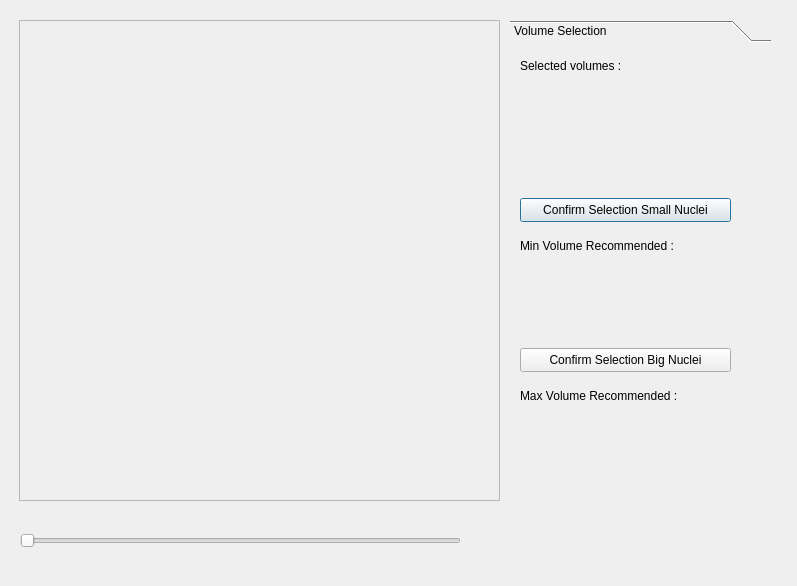
<?xml version="1.0" encoding="UTF-8"?>
<ui version="4.0">
 <class>Dialog</class>
 <widget class="QDialog" name="Dialog">
  <property name="geometry">
   <rect>
    <x>0</x>
    <y>0</y>
    <width>797</width>
    <height>586</height>
   </rect>
  </property>
  <property name="windowTitle">
   <string>Optimal Volumes </string>
  </property>
  <property name="windowIcon">
   <iconset>
    <normaloff>OSlogo.ico</normaloff>OSlogo.ico</iconset>
  </property>
  <widget class="QFrame" name="MontageVisualisationFrame">
   <property name="geometry">
    <rect>
     <x>19</x>
     <y>20</y>
     <width>481</width>
     <height>481</height>
    </rect>
   </property>
   <property name="frameShape">
    <enum>QFrame::StyledPanel</enum>
   </property>
   <property name="frameShadow">
    <enum>QFrame::Raised</enum>
   </property>
  </widget>
  <widget class="QSlider" name="MontageVisuHorizontalSlider">
   <property name="geometry">
    <rect>
     <x>20</x>
     <y>530</y>
     <width>441</width>
     <height>22</height>
    </rect>
   </property>
   <property name="orientation">
    <enum>Qt::Horizontal</enum>
   </property>
  </widget>
  <widget class="QToolBox" name="ChooseVolumeToolBox">
   <property name="geometry">
    <rect>
     <x>510</x>
     <y>20</y>
     <width>261</width>
     <height>521</height>
    </rect>
   </property>
   <property name="currentIndex">
    <number>0</number>
   </property>
   <widget class="QWidget" name="VolumeSelectionPage">
    <property name="geometry">
     <rect>
      <x>0</x>
      <y>0</y>
      <width>261</width>
      <height>491</height>
     </rect>
    </property>
    <attribute name="label">
     <string>Volume Selection</string>
    </attribute>
    <widget class="QLabel" name="MinVolumeValueLabel">
     <property name="geometry">
      <rect>
       <x>170</x>
       <y>190</y>
       <width>71</width>
       <height>20</height>
      </rect>
     </property>
     <property name="text">
      <string/>
     </property>
    </widget>
    <widget class="QLabel" name="SelectedVolumesLabel">
     <property name="geometry">
      <rect>
       <x>10</x>
       <y>10</y>
       <width>111</width>
       <height>16</height>
      </rect>
     </property>
     <property name="text">
      <string>Selected volumes :  </string>
     </property>
    </widget>
    <widget class="QPushButton" name="ConfirmSmallButton">
     <property name="geometry">
      <rect>
       <x>10</x>
       <y>150</y>
       <width>211</width>
       <height>24</height>
      </rect>
     </property>
     <property name="text">
      <string>Confirm Selection Small Nuclei</string>
     </property>
    </widget>
    <widget class="QLabel" name="label">
     <property name="geometry">
      <rect>
       <x>10</x>
       <y>190</y>
       <width>161</width>
       <height>16</height>
      </rect>
     </property>
     <property name="text">
      <string>Min Volume Recommended :</string>
     </property>
    </widget>
    <widget class="QLabel" name="MaxVolumeValueLabel">
     <property name="geometry">
      <rect>
       <x>170</x>
       <y>340</y>
       <width>71</width>
       <height>20</height>
      </rect>
     </property>
     <property name="text">
      <string/>
     </property>
    </widget>
    <widget class="QLabel" name="label_2">
     <property name="geometry">
      <rect>
       <x>10</x>
       <y>340</y>
       <width>161</width>
       <height>16</height>
      </rect>
     </property>
     <property name="text">
      <string>Max Volume Recommended :</string>
     </property>
    </widget>
    <widget class="QPushButton" name="ConfirmBigButton">
     <property name="geometry">
      <rect>
       <x>10</x>
       <y>300</y>
       <width>211</width>
       <height>24</height>
      </rect>
     </property>
     <property name="text">
      <string>Confirm Selection Big Nuclei</string>
     </property>
    </widget>
    <widget class="QLabel" name="ListVolumesLabel">
     <property name="geometry">
      <rect>
       <x>10</x>
       <y>40</y>
       <width>231</width>
       <height>16</height>
      </rect>
     </property>
     <property name="text">
      <string/>
     </property>
    </widget>
   </widget>
  </widget>
  <widget class="QLabel" name="SliderValueLabel">
   <property name="geometry">
    <rect>
     <x>470</x>
     <y>530</y>
     <width>49</width>
     <height>16</height>
    </rect>
   </property>
   <property name="text">
    <string/>
   </property>
  </widget>
 </widget>
 <resources/>
 <connections>
  <connection>
   <sender>MontageVisuHorizontalSlider</sender>
   <signal>valueChanged(int)</signal>
   <receiver>SliderValueLabel</receiver>
   <slot>setNum(int)</slot>
   <hints>
    <hint type="sourcelabel">
     <x>294</x>
     <y>537</y>
    </hint>
    <hint type="destinationlabel">
     <x>490</x>
     <y>543</y>
    </hint>
   </hints>
  </connection>
 </connections>
</ui>
